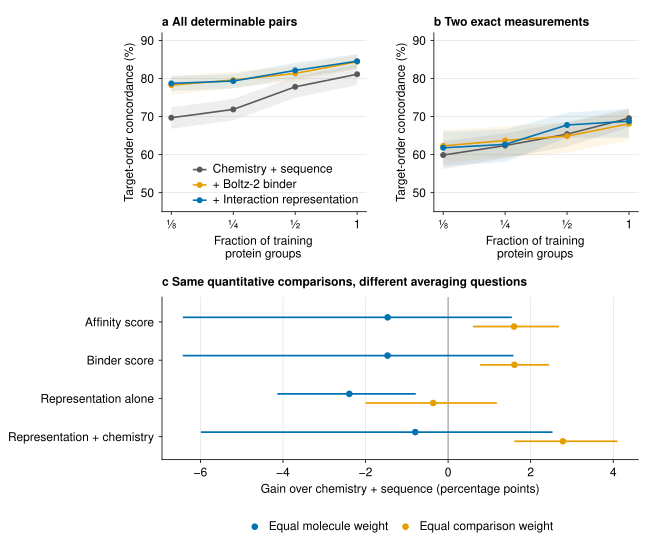

Write Python code to recreate this figure.
"""DAVIS local target-transfer performance and the effect of averaging units."""
from pathlib import Path
import pandas as pd
import numpy as np
import matplotlib.pyplot as plt
from plot_style import use_style,save,PALETTE,WIDE
ROOT=Path(__file__).resolve().parents[1]

def main():
 use_style();root=ROOT/'results/davis_cold_audit';d=pd.read_csv(root/'learning_curves_bootstrap.csv');pooled=pd.read_csv(root/'pooled_pair_weighted_bootstrap.csv')
 methods=[('baseline','Chemistry + sequence','#595959'),('plus__boltz_binder','+ Boltz-2 binder',PALETTE['orange']),('representation_plus_chemistry','+ Interaction representation',PALETTE['blue'])]
 fig=plt.figure(figsize=(WIDE,5.7));gs=fig.add_gridspec(2,2,height_ratios=[1.1,1]);axes=[fig.add_subplot(gs[0,0]),fig.add_subplot(gs[0,1])];bottom=fig.add_subplot(gs[1,:])
 for c,stratum in enumerate(['all_determinate','both_exact']):
  ax=axes[c]
  for method,label,color in methods:
   s=d[(d.method==method)&(d.stratum==stratum)&(d.contrast=='absolute')].sort_values('fraction');x=np.arange(len(s))
   ax.plot(x,100*s.estimate,color=color,label=label,marker='o');ax.fill_between(x,100*s.bootstrap_low,100*s.bootstrap_high,color=color,alpha=.10,lw=0)
  ax.set_xticks(range(4),['⅛','¼','½','1']);ax.set_xlabel('Fraction of training\nprotein groups');ax.set_ylabel('Target-order concordance (%)');ax.set_ylim(45,92)
  ax.text(0,1.04,'a  All determinable pairs' if c==0 else 'b  Two exact measurements',transform=ax.transAxes,weight='bold')
 axes[0].legend(loc='lower right',fontsize=6.5)
 bottom.axvline(0,color='#999999',lw=.8)
 candidates=[('plus__boltz_affinity','Affinity score'),('plus__boltz_binder','Binder score'),('representation_readout','Representation alone'),('representation_plus_chemistry','Representation + chemistry')]
 for j,(method,label) in enumerate(candidates):
  for k,(table,color,category) in enumerate([(d,PALETTE['blue'],'Equal molecule weight'),(pooled,PALETTE['orange'],'Equal comparison weight')]):
   s=table[(table.method==method)&(table.stratum=='both_exact')&(table.fraction==1)&(table.contrast=='versus_baseline')].iloc[0];y=3-j+(.12 if k==0 else -.12)
   bottom.plot([100*s.bootstrap_low,100*s.bootstrap_high],[y,y],color=color,lw=1.3);bottom.plot(100*s.estimate,y,'o',color=color,ms=4,label=category if j==0 else None)
 bottom.set_yticks(range(4),[x[1] for x in candidates][::-1]);bottom.set_ylim(-.6,3.65);bottom.set_xlabel('Gain over chemistry + sequence (percentage points)');bottom.set_ylabel('');bottom.grid(axis='y',visible=False);bottom.grid(axis='x',visible=True)
 bottom.text(0,1.07,'c  Same quantitative comparisons, different averaging questions',transform=bottom.transAxes,weight='bold');fig.legend(*bottom.get_legend_handles_labels(),loc='lower center',bbox_to_anchor=(.62,.015),ncol=2,fontsize=7)
 fig.subplots_adjust(left=.25,right=.985,bottom=.16,top=.94,wspace=.33,hspace=.50)
 save(fig,ROOT/'figs/target_transfer',close=False);fig.savefig(ROOT/'figs/target_transfer.png',dpi=180);plt.close(fig)
 (ROOT/'figs/target_transfer_caption.txt').write_text('Locally unseen targets retain score information, but averaging changes the quantitative conclusion. DAVIS uses47identity-matched molecules and434sequence groups defining442constructs. Top: five-fold target-transfer curves for all determinable or two-exact pairs; targets are compared only within the same held-out fold. Bottom: full-budget increments on the identical two-exact comparisons under equal molecule versus equal comparison weighting. Points and bands/whiskers are conditional95%intervals from5,000paired molecule-bootstrap resamples, without refitting or target resampling.\n')
if __name__=='__main__':main()
